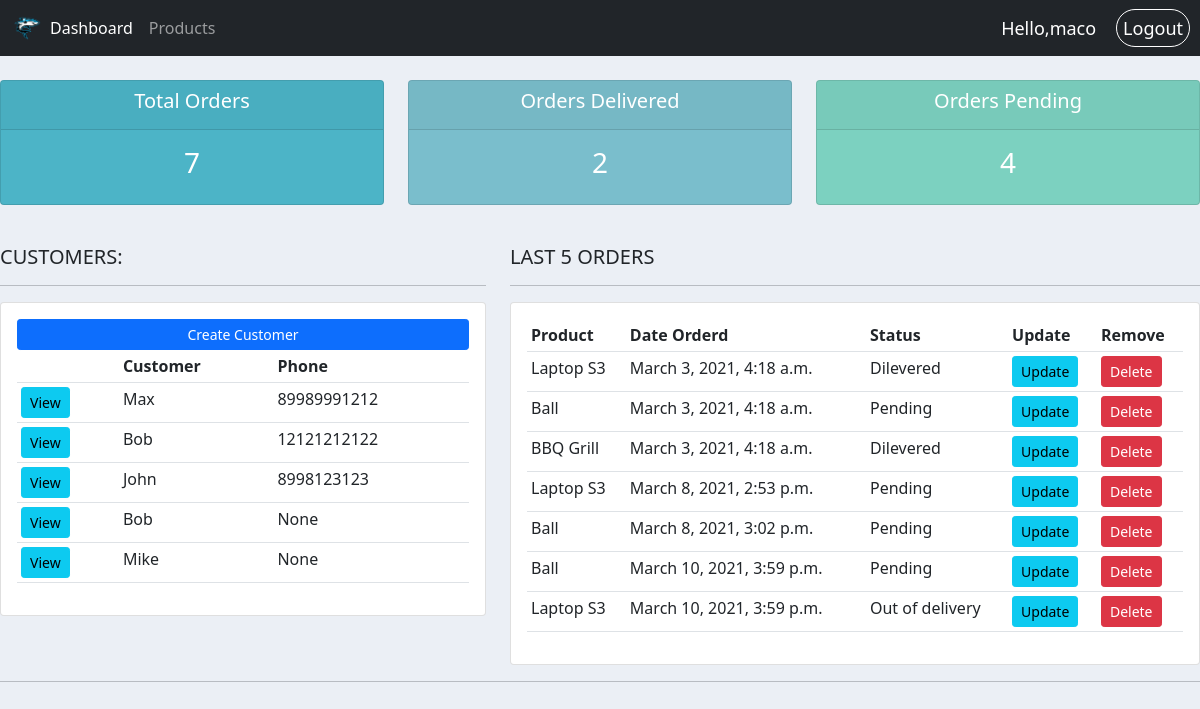
Page / (signed in) on the earlier database version.
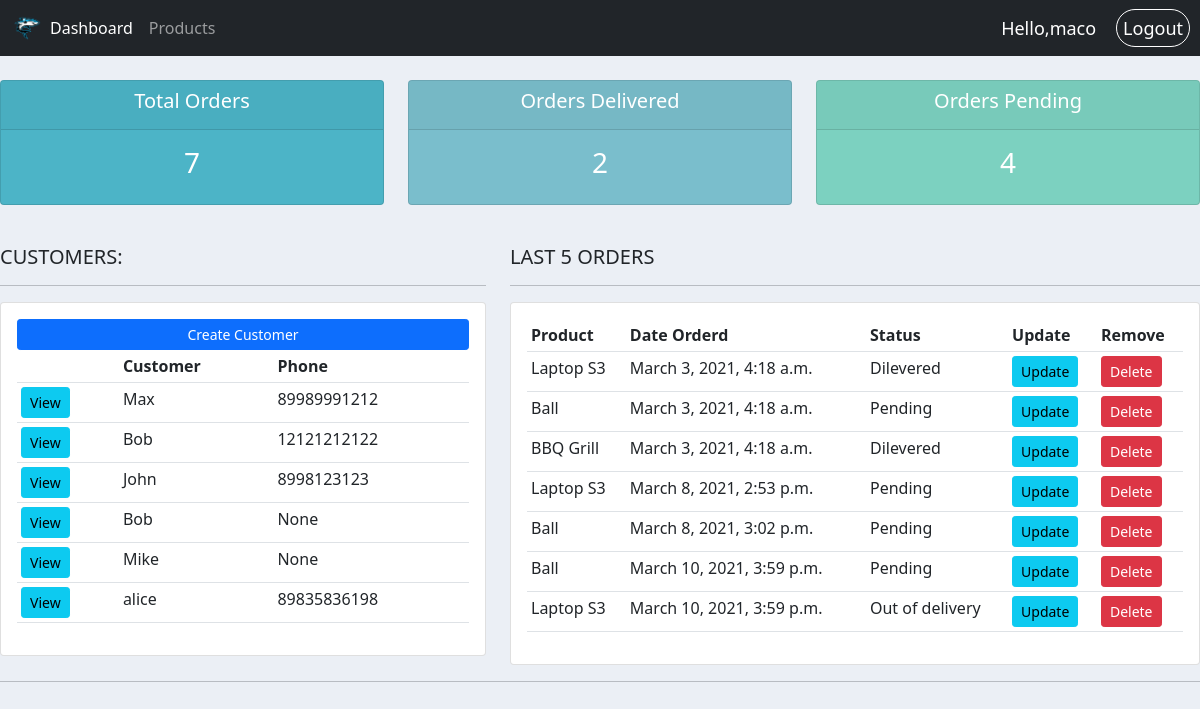
Same page on the later database version.
### accounts/models.py (models this page shows, shortened)
class Customer(models.Model):
	user = models.OneToOneField(User, null=True, on_delete=models.CASCADE)
	name = models.CharField(max_length=200, null=True)
	phone = models.CharField(max_length=200, null=True)
	email = models.CharField(max_length=200, null=True)
	date_created = models.DateTimeField(auto_now_add=True)
	profile_pic = models.ImageField(null=True, blank=True, default='user.png')

class Order(models.Model):
	STATUS = (
			('Pending', 'Pending'),
			('Out of delivery', 'Out of delivery'),
			('Dilevered', 'Dilevered'),
		)
	customer = models.ForeignKey(Customer, null=True, on_delete=models.SET_NULL)
	product = models.ForeignKey(Product, null=True, on_delete=models.SET_NULL)
	date_created = models.DateTimeField(auto_now_add=True)
	status = models.CharField(max_length=200, null=True, choices=STATUS)

class Product(models.Model):
	CATAGORY = (
			('Indoor', 'Indoor'),
			('Outdoor', 'Outdoor'),
		)
	name = models.CharField(max_length=200, null=True)
	price = models.FloatField(null=True)
	description = models.CharField(max_length=200, null=True, blank=True)
	date_created = models.DateTimeField(auto_now_add=True)
	category = models.CharField(max_length=200, null=True, choices=CATAGORY)
	tags = models.ManyToManyField(Tag)
	def __str__ (self):
		return self.name

### accounts/decorators.py (the view)
	def wrapper_func(request, *args, **kwargs):
		group = None
		if request.user.groups.exists():
			group = request.user.groups.all()[0].name
		if group == 'customer':
			return redirect('userPage')
		if group == 'admin':
			return view_func(request, *args, **kwargs)

### accounts/views.py (called while the page is built)
@login_required(login_url='login')
@admin_only
def home(request):
	orders = Order.objects.all()
	customers = Customer.objects.all()
	total_orders = orders.count()
	delivered = orders.filter(status="Dilevered").count()
	pending = orders.filter(status="Pending").count()
	context = {
			'orders': orders,
			'customers': customers,
			'total_orders': total_orders,
			'delivered': delivered,
			'pending': pending,
		}
	return render(request, 'accounts/dashboard.html',context)

### accounts/templates/accounts/dashboard.html
{% extends 'accounts/main.html' %}
{% block content %}
{% include 'accounts/status.html' %}
<br>
<div class="row">
  <div class="col-md-5">
  <h5>CUSTOMERS:</h5>
  <hr>
  <div class="card card-body">
   <a class="btn btn-primary  btn-sm btn-block" href="">Create Customer</a>
   <table class="table table-sm">
    <tr>
      <th></th>
     <th>Customer</th>
     <th>Phone</th>
    </tr>
    {% for customer in customers%}
      <tr>
        <td><a class="btn btn-sm btn-info" href="{% url 'customer' customer.id %}">View</a></td>
        <td>{{customer.name}}</td>
        <td>{{customer.phone}}</td>
      </tr>
    {% endfor%}
   </table>
  </div>
 </div>
 <div class="col-md-7">
  <h5>LAST 5 ORDERS</h5>
  <hr>
  <div class="card card-body">
   <table class="table table-sm">
    <tr>
     <th>Product</th>
     <th>Date Orderd</th>
     <th>Status</th>
     <th>Update</th>
     <th>Remove</th>
    </tr>
    {% for order in orders %}
      <tr>
        <td>{{order.product}}</td>
        <td>{{order.date_created}}</td>
        <td>{{order.status}}</td>
        <td><a class="btn btn-sm btn-info" href="{% url 'update_order' order.id %}">Update</a></td>
        <td><a class="btn btn-sm btn-danger" href="{% url 'delete_order' order.id %}">Delete</a></td>
      </tr>
    {% endfor %}
   </table>
  </div>
 </div>
</div>
{% endblock %}

Differences in the rows shown:
added Customer: name "alice", phone "89835836198"
